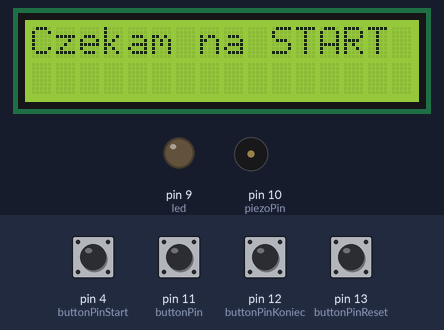
Simulated run of this sketch. Board: Arduino Uno, built with avr-gcc and run on an emulated ATmega328P. Shown: 16×2 character LCD, output pins drawn as LEDs (lit = HIGH), buzzer (waves = sounding). The inputs (shaded band) are chosen by the test bench; at power-on: pin 4 (buttonPinStart), pin 11 (buttonPin), pin 12 (buttonPinKoniec), pin 13 (buttonPinReset) LOW. EEPROM starts erased.

Above: at 2.1 s.
At 3.25 s:
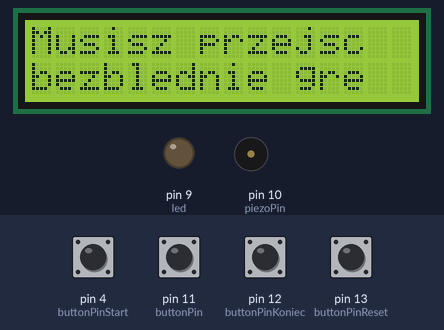
3.3 s: pin 4 (buttonPinStart) pulled HIGH for 0.15 s
At 4.1 s:
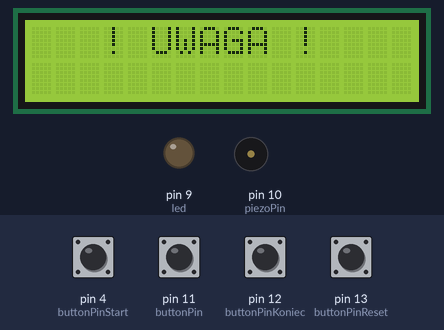
6.3 s: pin 12 (buttonPinKoniec) pulled HIGH for 0.15 s
At 6.9 s:
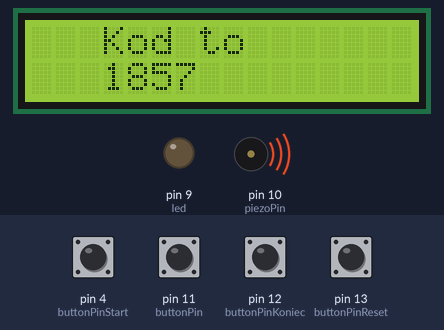
Timing chart, 0 to 11.8 s (numbered marks = the images above; inputs shaded):
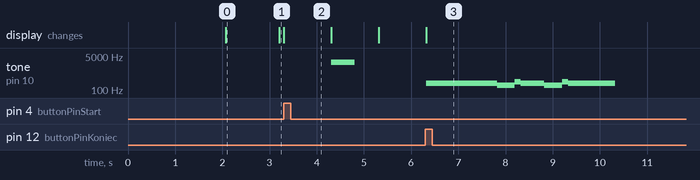

Measured:
- after the input at 3.3 s, tone on pin 10 (piezoPin): silent → 2500 Hz after 1.0 s, → silent 0.50 s later; the display: changes at once (image 2)
- after the input at 6.3 s, tone on pin 10 (piezoPin): plays 220 Hz for 1.5 s, 174 Hz for 0.38 s, 261 Hz for 0.13 s, 220 Hz for 0.50 s, 174 Hz for 0.38 s, 261 Hz for 0.13 s … (7 notes in this stretch), starting at once; the display: changes at once (image 3)
- what the display in image 0 shows lasts 1.1 s, from 2.1 s to 3.2 s

The sketch:

ZabawkaV3dziala.ino
```cpp
#include <EEPROM.h>
#include "Timer.h"
#include <LiquidCrystal.h>
LiquidCrystal lcd(2, 3, 5, 6, 7, 8);

int led = 9;
int buttonPinStart = 4;
int buttonStateStart;
int buttonPin = 11;
int buttonState;
int piezoPin = 10 ;
int buttonPinReset = 13;
int buttonStateReset;
int buttonPinKoniec = 12;
int buttonStateKoniec;
int bledy;
int liczwynik;
int p;
int piezo;
int koniecmuzyki=0;
#define	C0 16.35
#define	Db0	17.32
#define	D0	18.35
#define	Eb0	19.45
#define	E0	20.60
#define	F0	21.83
#define	Gb0	23.12
#define	G0	24.50
#define	Ab0	25.96
#define	LA0	27.50
#define	Bb0	29.14
#define	B0	30.87
#define	C1	32.70
#define	Db1	34.65
#define	D1	36.71
#define	Eb1	38.89
#define	E1	41.20
#define	F1	43.65
#define	Gb1	46.25
#define	G1	49.00
#define	Ab1	51.91
#define	LA1	55.00
#define	Bb1	58.27
#define	B1	61.74
#define	C2	65.41
#define	Db2	69.30
#define	D2	73.42
#define	Eb2	77.78
#define	E2	82.41
#define	F2	87.31
#define	Gb2	92.50
#define	G2	98.00
#define	Ab2	103.83
#define	LA2	110.00
#define	Bb2	116.54
#define	B2	123.47
#define	C3	130.81
#define	Db3	138.59
#define	D3	146.83
#define	Eb3	155.56
#define	E3	164.81
#define	F3	174.61
#define	Gb3	185.00
#define	G3	196.00
#define	Ab3	207.65
#define	LA3	220.00
#define	Bb3	233.08
#define	B3	246.94
#define	C4	261.63
#define	Db4	277.18
#define	D4	293.66
#define	Eb4	311.13
#define	E4	329.63
#define	F4	349.23
#define	Gb4	369.99
#define	G4	392.00
#define	Ab4	415.30
#define	LA4	440.00
#define	Bb4	466.16
#define	B4	493.88
#define	C5	523.25
#define	Db5	554.37
#define	D5	587.33
#define	Eb5	622.25
#define	E5	659.26
#define	F5	698.46
#define	Gb5	739.99
#define	G5	783.99
#define	Ab5	830.61
#define	LA5	880.00
#define	Bb5	932.33
#define	B5	987.77
#define	C6	1046.50
#define	Db6	1108.73
#define	D6	1174.66
#define	Eb6	1244.51
#define	E6	1318.51
#define	F6	1396.91
#define	Gb6	1479.98
#define	G6	1567.98
#define	Ab6	1661.22
#define	LA6	1760.00
#define	Bb6	1864.66
#define	B6	1975.53
#define	C7	2093.00
#define	Db7	2217.46
#define	D7	2349.32
#define	Eb7	2489.02
#define	E7	2637.02
#define	F7	2793.83
#define	Gb7	2959.96
#define	G7	3135.96
#define	Ab7	3322.44
#define	LA7	3520.01
#define	Bb7	3729.31
#define	B7	3951.07
#define	C8	4186.01
#define	Db8	4434.92
#define	D8	4698.64
#define	Eb8	4978.03
#define BPM 120    //  you can change this value changing all the others
#define H 2*Q //half 2/4
#define Q 60000/BPM //quarter 1/4
#define E Q/2   //eighth 1/8
#define S Q/4 // sixteenth 1/16
#define W 4*Q // whole 4/4
int odczyt1;
int odczyt2;
int liczydlo;

unsigned long ustawczas;
unsigned long czas;
unsigned long czaskoniec;
unsigned long zmienna;
unsigned long swieci;
unsigned long poprzedni;
unsigned long alarm;

Timer t;

void setup() {
  pinMode(led, OUTPUT);
  pinMode(buttonPin, INPUT);
  pinMode(buttonPinStart, INPUT);
  pinMode(piezoPin, OUTPUT);

 // odczyt1 = EEPROM.read(1);
  //odczyt2 = EEPROM.read(2);

  ustawczas = 60;
  zmienna = 666;
  p = 0;
  alarm = millis()+60000;

  lcd.begin(16, 2);
  lcd.clear();
  lcd.setCursor(6, 0);
  lcd.print("Gra");
  lcd.setCursor(0, 1);
  lcd.print("No Escape");
  delay(2000);
  lcd.clear();

  int tickEvent = t.every(1000, elecd);

//   EEPROM.write(1, 0); //czyszczenie adresu 1
//   EEPROM.write(2, 0); //czyszczenie adresu 2

}
void poczatek(){
  lcd.clear();
  lcd.setCursor(3, 0);
  lcd.print("! UWAGA !");
//    delay(random(2000, 8000));
 delay(1000);
  czas = ustawczas+1;
  czaskoniec = 0;
  bledy = 0;
  zmienna = czas;
  piezo = 1;
  tone(piezoPin,2500,500);
}

void zapisz(){
  odczyt1 = EEPROM.read(1);
  odczyt2 = EEPROM.read(2);

  if (odczyt1 == 255){
    odczyt2++;
    odczyt1 = 0;
    EEPROM.write(1, odczyt1);
    EEPROM.write(2, odczyt2);
  }
  odczyt1++;
  liczydlo = odczyt2*255+odczyt1;
  EEPROM.write(1, odczyt1);
}

void loop() {
  t.update();

  buttonStateKoniec = digitalRead(buttonPinKoniec);
  if(buttonStateKoniec == HIGH) {
    czaskoniec = czas;
  }

  buttonStateReset = digitalRead(buttonPinReset);
  if(buttonStateReset == HIGH) {
    bledy = 0;
  }

if (piezo == 1){
  buttonState = digitalRead(buttonPin);
  if(buttonState == HIGH) {
    if (millis() >= poprzedni){
      bledy++;
      poprzedni = millis()+600;
    }
    digitalWrite(led, HIGH);
    tone(piezoPin,700,200);
    digitalWrite(led, LOW);
  }
}

    buttonStateStart = digitalRead(buttonPinStart);
    if(buttonStateStart == HIGH) {
    poczatek();
    }

  if (zmienna == 666 ){
    if (p >= 0 && p <= 250){
      lcd.setCursor(0, 0);
      lcd.print("Czekam na START ");
      lcd.setCursor(0, 1);
      lcd.print("                ");
      p++;
    }

    if (p >= 251 && p <= 500){
      lcd.setCursor(0, 0);
      lcd.print("Musisz przejsc ");
      lcd.setCursor(0, 1);
      lcd.print("bezblednie gre");
           p++;
    }

      if (p >= 501 && p <= 750){
      lcd.setCursor(0, 0);
      lcd.print(" aby otrzymac ");
      lcd.setCursor(0, 1);
      lcd.print("     haslo      ");
      p++;
    }

    if (p >= 751){
      lcd.setCursor(0, 0);
      lcd.print("    Podejmij    ");
      lcd.setCursor(0, 1);
      lcd.print("    wyzwanie    ");
      p++;
      if (p == 1000){
        p = 0;
      }
    }

    if (alarm <= millis()){
      tone(piezoPin,2500,1000);
      alarm = millis()+7000;
    }
  }

}
void pokaz(){
  tone(piezoPin,2500,200);
  lcd.clear();

  if (liczwynik!=0)
  {
    lcd.setCursor(0, 0);
  lcd.print("Przegrales");
    lcd.setCursor(0, 1);
     lcd.print("zacznij od nowa");
  }
  if (liczwynik==0)
  {
  lcd.setCursor(0, 0);
  lcd.print("   Kod to   ");
  lcd.setCursor(0, 1);
  lcd.print("   1857     ");
       if (koniecmuzyki==0)
  {
   tone(piezoPin,LA3,Q);
    delay(1+Q); //delay duration should always be 1 ms more than the note in order to separate them.
    tone(piezoPin,LA3,Q);
    delay(1+Q);
    tone(piezoPin,LA3,Q);
    delay(1+Q);
    tone(piezoPin,F3,E+S);
    delay(1+E+S);
    tone(piezoPin,C4,S);
    delay(1+S);

    tone(piezoPin,LA3,Q);
    delay(1+Q);
    tone(piezoPin,F3,E+S);
    delay(1+E+S);
    tone(piezoPin,C4,S);
    delay(1+S);
    tone(piezoPin,LA3,H);
    delay(1+H);

 koniecmuzyki=1;
  }
delay(10000);
  }
  zapisz();
  alarm = millis()+60000;
  delay(6000);
  czas = 0;
  czaskoniec = 0;
  zmienna = 666;
  p = 0;
  piezo = 0;
}

void elecd(){

  if (czas >= 0 && czas < ustawczas+2){
    lcd.clear();
    czas = czas -1;
    lcd.setCursor(0, 0);
    lcd.print("Pozostalo: ");
    lcd.print(czas);
    lcd.print(" s.");
    lcd.setCursor(0, 1);
    lcd.print("Bledy: ");
    lcd.print(bledy);

    if (czas == 0) {
      liczwynik =1;
      pokaz();
    }

    if ((czaskoniec > 0) && (bledy==0)) {
      liczwynik=0;

      pokaz();
    }


     if ((czaskoniec > 0) && (bledy!=0)) {
      liczwynik=1;

      pokaz();
    }


  }
}
```
